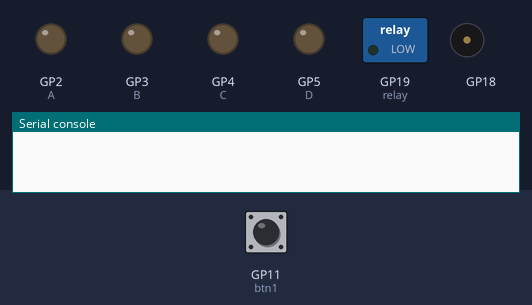
Recording of a program running on a simulated Raspberry Pi Pico running CircuitPython. On the bench: switched loads named in the program (green lamp = pin HIGH), output pins drawn as LEDs (lit = HIGH), buzzer (waves = sounding), the last lines printed to the serial console. The inputs (shaded band) are chosen by the test bench; at power-on: GP11 (btn1) HIGH.

Above: at 1.2 s.
1.3 s: GP11 (btn1) pulled LOW for 0.15 s
At 1.6 s:
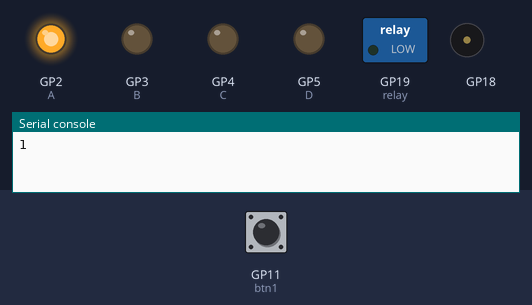
4.4 s: GP11 (btn1) pulled LOW for 1 s
At 5.4 s:
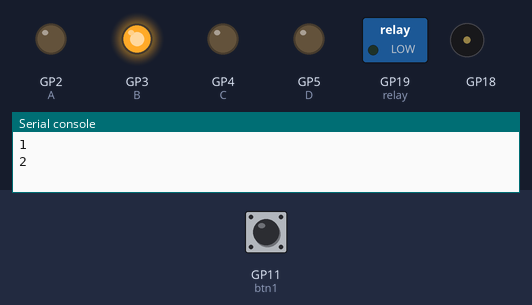
8.4 s: GP11 (btn1) pulled LOW for 0.15 s
At 9.4 s:
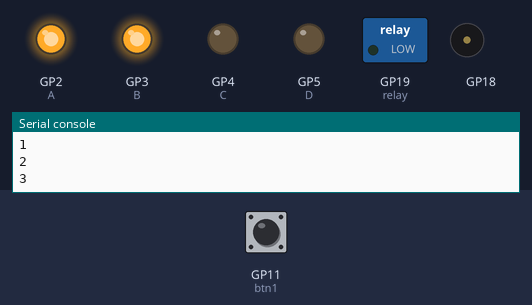
11.5 s: GP11 (btn1) pulled LOW for 3.2 s
At 12.0 s:
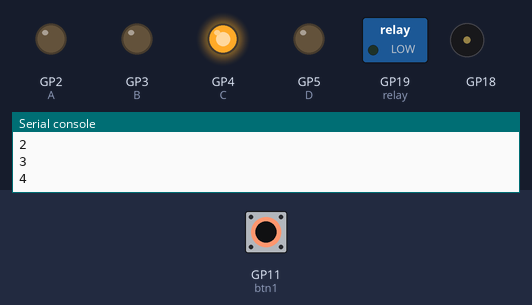
17.7 s: GP11 (btn1) pulled LOW for 0.15 s
At 18.4 s:
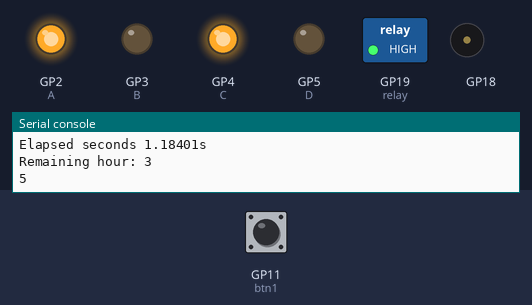
20.8 s: GP11 (btn1) pulled LOW for 1 s
At 29.7 s:
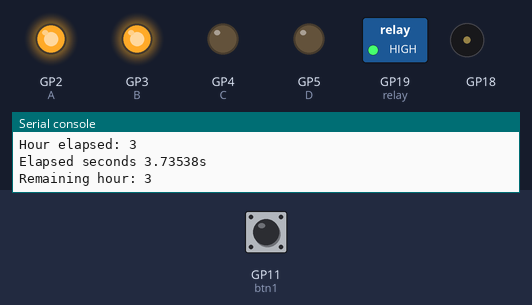
Timing chart, 0 to 31.4 s (numbered marks = the images above; inputs shaded):
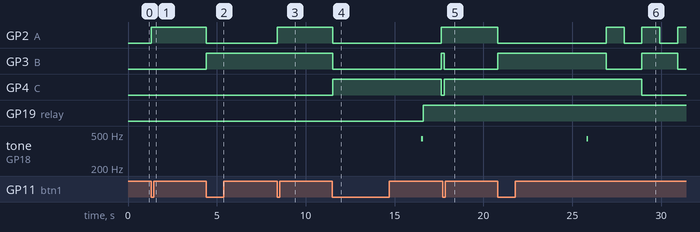

The program:

code.py
```python
import board
import digitalio
import time
from adafruit_debouncer import Debouncer
import microcontroller
import simpleio
import supervisor

D = digitalio.DigitalInOut(board.GP5)
C = digitalio.DigitalInOut(board.GP4)
B = digitalio.DigitalInOut(board.GP3)
A = digitalio.DigitalInOut(board.GP2)

btn1 = digitalio.DigitalInOut(board.GP11)
relay = digitalio.DigitalInOut(board.GP19)

D.direction = digitalio.Direction.OUTPUT
C.direction = digitalio.Direction.OUTPUT
B.direction = digitalio.Direction.OUTPUT
A.direction = digitalio.Direction.OUTPUT

relay.direction = digitalio.Direction.OUTPUT

btn1.direction = digitalio.Direction.INPUT
btn1.pull = digitalio.Pull.UP
btn_val = Debouncer(btn1)

start_monotonic = 0  # will update when button Start is pressed

max_hour = 2**4  # 2 ^ bits
hour = 0

started = False
finished = False

now = time.monotonic()  # Time in seconds since power on


def binary_clock(my_value):
    if my_value & 0b01:
        A.value = True
    else:
        A.value = False
    if my_value & 0b10:
        B.value = True
    else:
        B.value = False
    if my_value & 0b100:
        C.value = True
    else:
        C.value = False
    if my_value & 0b1000:
        D.value = True
    else:
        D.value = False


# return true when finished
def check_countdown():
    now = time.monotonic()
    time_elapsed = now - start_monotonic
    hour_elapsed = int(time_elapsed)  # for debugging, can convert to minute
    print(f"Hour elapsed: {hour_elapsed}")

    # for debugging
    print(f"Elapsed seconds {time_elapsed}s")

    # check remaining
    remaining_hour = hour - hour_elapsed
    print(f"Remaining hour: {remaining_hour}")
    binary_clock(remaining_hour)

    # return true when finished
    return remaining_hour == 0


while True:
    # Check for input
    btn_val.update()

    if btn_val.fell:
        hour += 1
        if hour >= max_hour:
            hour = 0
        print(hour)
        binary_clock(hour)
        started = False
        now = time.monotonic()

    if hour != 0 and (now + 5) < time.monotonic() and not started:
        print("Starting")
        simpleio.tone(board.GP18, 440, duration=0.1)
        start_monotonic = time.monotonic()
        started = True
        relay.value = True
        print(f"countdown from {hour}h has started")

    if started:
        time.sleep(0.09)  # to reduce the checking freq
        res = check_countdown()

        # if finish, do the following
        if res:
            relay.value = False
            simpleio.tone(board.GP18, 1911, duration=0.1)
            simpleio.tone(board.GP18, 233, duration=0.1)
            simpleio.tone(board.GP18, 1200, duration=0.1)
            print("Resetting")
            # time.sleep(2)
            # microcontroller.reset()  # hard-reset the microcontroller
            supervisor.reload()
```

Measured:
- after the input at 1.3 s, GP2 (A): LOW → HIGH at once
- after the input at 4.4 s, GP2 (A): HIGH → LOW after 0.01 s instead of 3.0 s; GP3 (B): LOW → HIGH at once; GP19 (relay): stays LOW (without the input it goes to HIGH after 2.0 s); tone on GP18: stops changing and stays silent
- after the input at 8.4 s, GP2 (A): LOW → HIGH after 0.01 s instead of 2.1 s; GP3 (B): stays HIGH (without the input it goes to LOW after 2.1 s); GP19 (relay): stays LOW (without the input it goes to HIGH after 1.1 s); tone on GP18: stays silent (without the input it goes to 440 Hz after 1.0 s)
- after the input at 11.5 s, GP3 (B): HIGH → LOW after 0.01 s instead of 4.0 s; GP4 (C): LOW → HIGH at once, → LOW 6.1 s later
- after the input at 17.7 s, GP2 (A): stays HIGH (without the input it goes to LOW after 0.92 s); GP3 (B): HIGH → LOW after 0.10 s instead of 1.9 s; GP4 (C): LOW → HIGH after 0.10 s; GP19 (relay): stays HIGH (without the input it goes to LOW after 2.9 s); tone on GP18: stays silent (without the input it goes to 1911 Hz after 2.9 s)
- after the input at 20.8 s, GP4 (C): HIGH → LOW after 8.1 s instead of 4.1 s; GP19 (relay): stays HIGH (without the input it goes to LOW after 7.1 s)
